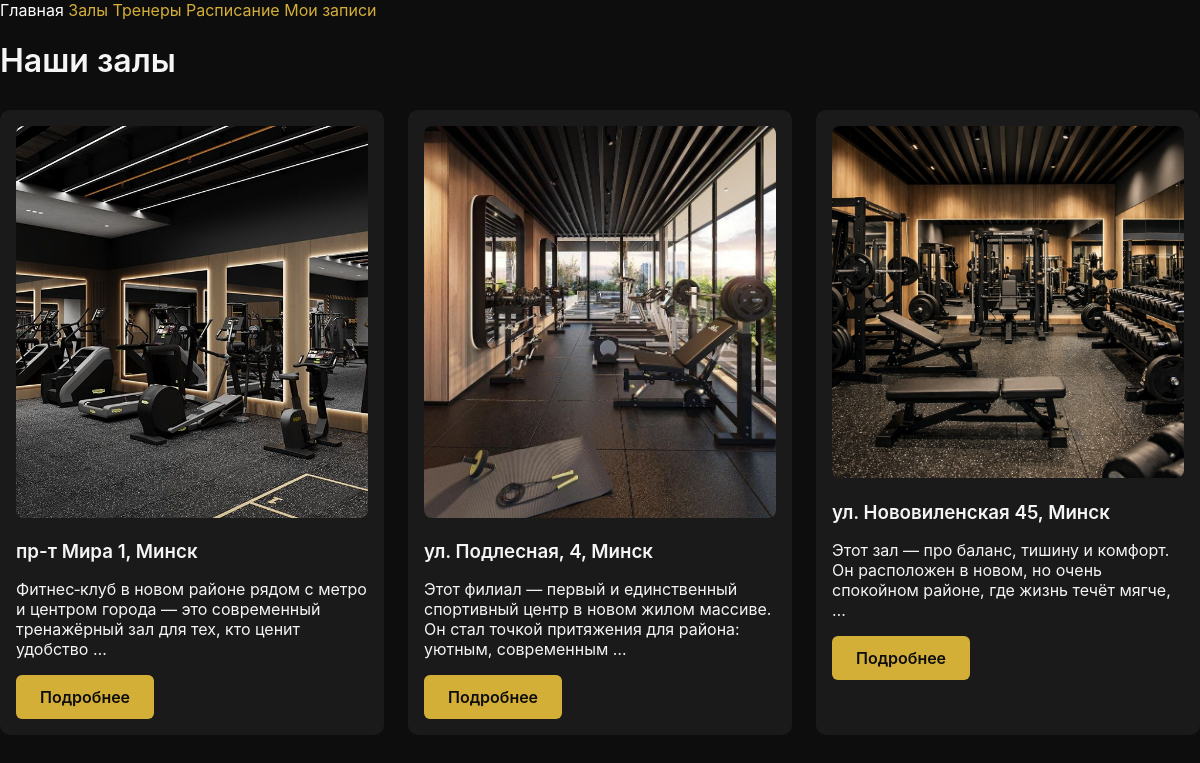
/gyms/gyms/, run on the app's committed database.
### gym/models.py (models this page shows, shortened)
class Gym(models.Model):
    address = models.CharField(max_length=255, unique=True, verbose_name='Адрес зала')
    open = models.TimeField(default="08:00", verbose_name="Открытие")
    close = models.TimeField(default="22:00", verbose_name="Закрытие")
    contact_phone = models.CharField(max_length=25, verbose_name='Номер телефона', null=True, blank=True)
    description = models.TextField(blank=True, null=True, verbose_name='Описание зала')
    photo = models.ImageField(
        upload_to='gyms/',
        null=True,
        blank=True,
        verbose_name='Фото зала'
    )
    class Meta:
        verbose_name = "Зал (филиал)"
        verbose_name_plural = "Залы (филиалы)"

### gym/views.py (the view)
# urls.py: path('gyms/', GymsHTMLView.as_view(), name='gyms_list'),
class GymsHTMLView(APIView):
    renderer_classes = [TemplateHTMLRenderer]
    template_name = 'gyms.html'
    def get(self, request, *args, **kwargs):
        gyms = Gym.objects.all()
        return Response({'gyms': gyms})

### gym/templates/gyms.html (shortened to what this page needs)
{% extends 'base.html' %}
{% block content %}
<h1>Наши залы</h1>
<div class="gyms-grid">
  {% for gym in gyms %}
  <div class="gym-card" data-id="{{ gym.id }}">
    <img src="{{ gym.photo.url }}" alt="{{ gym.address }}">
    <h3>{{ gym.address }}</h3>
    <p>{{ gym.description|truncatewords:20 }}</p>
    <a href="{% url 'gym_detail' gym.id %}" class="btn">Подробнее</a>
  </div>
  {% endfor %}
</div>
{% endblock %}

### static/css/styles.css (style rules this page uses)
body { margin: 0; padding: 0; background: #0D0D0D; color: #F5F5F5; font-family: 'Inter', sans-serif; }
h1, h2, h3 { font-weight: 600; margin-bottom: 10px; }
a { text-decoration: none; color: #D4AF37; transition: 0.3s ease; }
.btn { display: inline-block; padding: 12px 24px; border-radius: 6px; background: #D4AF37; color: #0D0D0D; font-weight: 600; transition: 0.3s ease; }
.gyms-grid, .instructors-grid { display: grid; grid-template-columns: repeat(auto-fit, minmax(260px, 1fr)); gap: 24px; margin-top: 30px; }
.gym-card, .instructor-card { background: #1A1A1A; border-radius: 10px; padding: 16px; transition: 0.3s ease; }
img { width: 100%; border-radius: 8px; }

### data on the page
Gym: photo (picture), address "пр-т Мира 1, Минск", description "Фитнес‑клуб в новом районе рядом с метро и центром города — это современный тренажёрный зал для тех, кто ценит удобство …"
Gym: photo (picture), address "ул. Подлесная, 4, Минск", description "Этот филиал — первый и единственный спортивный центр в новом жилом массиве. Он стал точкой притяжения для района: уютным, современным …"
Gym: photo (picture), address "ул. Нововиленская 45, Минск", description "Этот зал — про баланс, тишину и комфорт. Он расположен в новом, но очень спокойном районе, где жизнь течёт мягче, …"
